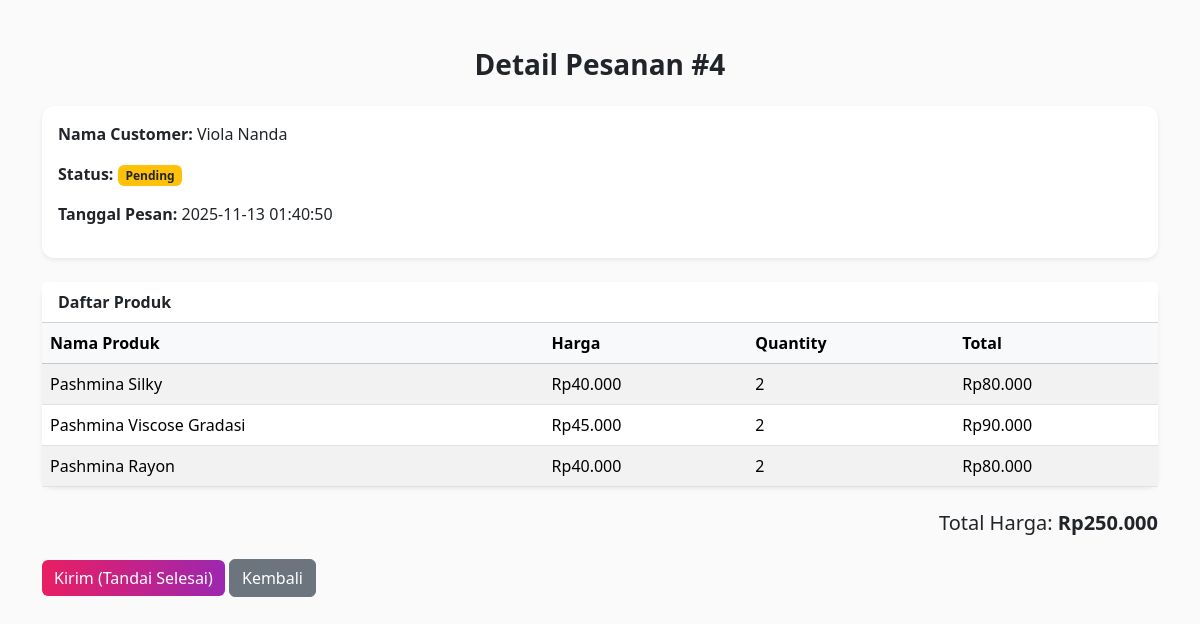
Page /hijabbyvla/admin/detail_pesanan.php?id=4 (signed in) on the committed database.
### tables this page shows
CREATE TABLE `orders` (
  `id` int(11) NOT NULL,
  `customer_name` varchar(200) NOT NULL,
  `phone` varchar(50) NOT NULL,
  `payment_method` varchar(50) DEFAULT NULL,
  `shipping_method` varchar(50) DEFAULT NULL,
  `address` text NOT NULL,
  `total` int(11) NOT NULL,
  `status` enum('pending','paid','shipped','completed','cancelled') DEFAULT 'pending',
  `created_at` timestamp NOT NULL DEFAULT current_timestamp()
);

CREATE TABLE `order_items` (
  `id` int(11) NOT NULL,
  `order_id` int(11) NOT NULL,
  `product_id` int(11) NOT NULL,
  `quantity` int(11) NOT NULL,
  `price` int(11) NOT NULL
);

CREATE TABLE `products` (
  `id` int(11) NOT NULL,
  `name` varchar(255) NOT NULL,
  `motif` varchar(100) DEFAULT NULL,
  `size` varchar(50) DEFAULT NULL,
  `price` int(11) NOT NULL,
  `stock` int(11) DEFAULT 0,
  `rating` decimal(3,2) DEFAULT 0.00,
  `image` varchar(255) DEFAULT NULL,
  `description` text DEFAULT NULL,
  `created_at` timestamp NOT NULL DEFAULT current_timestamp(),
  `updated_at` timestamp NULL DEFAULT NULL ON UPDATE current_timestamp()
);

### hijabbyvla/admin/detail_pesanan.php (the view, shortened to what this page needs)
<?php
require_once("../config.php");
$order_id = $_GET['id'];
$stmt_order = $pdo->prepare("SELECT * FROM orders WHERE id = ?");
$stmt_order->execute([$order_id]);
$order = $stmt_order->fetch(PDO::FETCH_ASSOC);
$stmt_items = $pdo->prepare("
    SELECT oi.*, p.name, p.price
    FROM order_items oi
    JOIN products p ON oi.product_id = p.id
    WHERE oi.order_id = ?
");
$stmt_items->execute([$order_id]);
$items = $stmt_items->fetchAll(PDO::FETCH_ASSOC);
?>
<!DOCTYPE html>
<html lang="id">
<head>
    <link href="https://cdn.jsdelivr.net/npm/bootstrap@5.3.2/dist/css/bootstrap.min.css" rel="stylesheet">
</head>
<body>
<div class="container my-5">
    <h3 class="mb-4 fw-bold text-center">Detail Pesanan #<?= $order['id'] ?></h3>
    <div class="card shadow-sm mb-4">
        <div class="card-body">
            <p><strong>Nama Customer:</strong> <?= htmlspecialchars($order['customer_name']) ?></p>
            <p><strong>Status:</strong>
                <span class="badge bg-warning text-dark"><?= ucfirst($order['status']) ?></span>
            </p>
            <p><strong>Tanggal Pesan:</strong> <?= $order['created_at'] ?></p>
        </div>
    </div>
    <div class="card shadow-sm mb-4">
        <div class="card-header bg-white fw-bold">Daftar Produk</div>
        <div class="card-body p-0">
            <table class="table table-striped mb-0">
                <thead class="table-light">
                    <tr>
                        <th>Nama Produk</th>
                        <th>Harga</th>
                        <th>Quantity</th>
                        <th>Total</th>
                    </tr>
                </thead>
                <tbody>
                    <?php foreach ($items as $item): ?>
                        <tr>
                            <td><?= htmlspecialchars($item['name']) ?></td>
                            <td>Rp<?= number_format($item['price'],0,',','.') ?></td>
                            <td><?= $item['quantity'] ?></td>
                            <td>Rp<?= number_format($item['price'] * $item['quantity'],0,',','.') ?></td>
                        </tr>
                    <?php endforeach; ?>
                </tbody>
            </table>
        </div>
    </div>
    <div class="text-end mb-4">
        <h5>Total Harga: <strong>Rp<?= number_format($order['total'],0,',','.') ?></strong></h5>
    </div>
    <form method="POST">
        <button type="submit" name="kirim" class="btn btn-brand">Kirim (Tandai Selesai)</button>
        <a href="dashboard.php" class="btn btn-secondary">Kembali</a>
    </form>
</div>
</body>
</html>

### hijabbyvla/admin/detail_pesanan.php (style rules this page uses)
body { background-color: #fafafa; }
.card { border: none; border-radius: 12px; }
.btn-brand { background: linear-gradient(90deg,#e91e63,#9c27b0); border: none; color: #fff; }

### rows in the picture
orders: id "4", customer_name "Viola Nanda", status "Pending", created_at "2025-11-13 01:40:50", total "250.000"
order_items: product.name "Pashmina Silky", product.price "40.000", quantity "2", $item['price'] * $item['quantity'] "80.000"
order_items: product.name "Pashmina Viscose Gradasi", product.price "45.000", quantity "2", $item['price'] * $item['quantity'] "90.000"
order_items: product.name "Pashmina Rayon", product.price "40.000", quantity "2", $item['price'] * $item['quantity'] "80.000"
